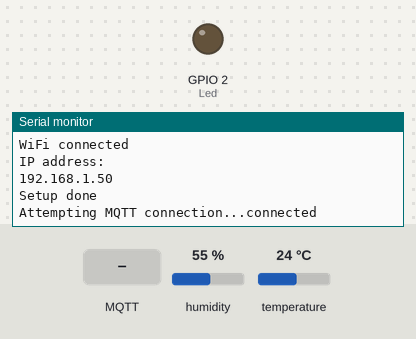
A sketch run on a simulated ESP32. Parts: output pins drawn as LEDs (lit = HIGH), the last lines printed to the serial monitor. The inputs (shaded band) are chosen by the test bench; at power-on: humidity 55 %, temperature 24 °C. WiFi joins after 1.5 s; servers stay silent unless stated; no MQTT or app messages arrive unless stated.

Above: at 4.2 s.
4.3 s: MQTT message "on" arrives on the first subscribed topic
At 13.6 s:
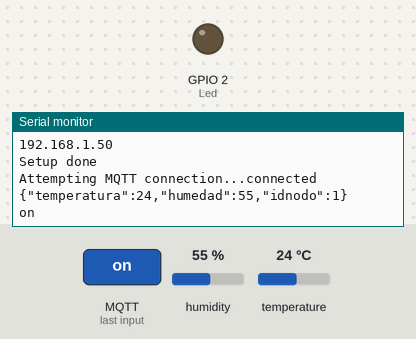
14.5 s: MQTT message "off" arrives on the first subscribed topic
At 24.5 s:
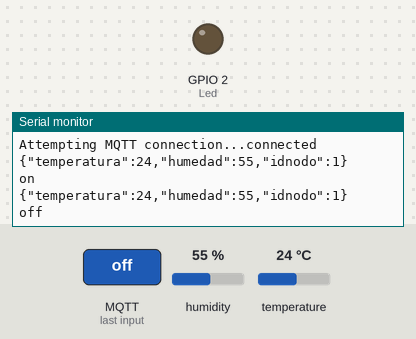

The sketch:

agrosense-iot.ino
```cpp
// Librerías
#include <ArduinoJson.h>
#include <WiFi.h>
#include <PubSubClient.h>
#include <DHT.h>


// MQTT Setup
#define mqttUser "" //Agregar aquí el token generado por Ubidots
#define mqttPass ""
#define mqttPort 1883
// MQTT Led test
#define Led 2

// Sensor DHT11 Config
#define DHTPIN 27
#define DHTTYPE DHT11

// Configuración Temperatura con DHT11
DHT dht(DHTPIN, DHTTYPE);

// Configuración WiFi. Agregar credenciales de conexión.
const char* ssid = "";
const char* password = "";

// Configuración broker
char mqttBroker[] = "industrial.api.ubidots.com";  //ip del servidor donde se encuentra el broker
char mqttClientId[] = "espdavv";                   //cualquier nombre
// Topic de Ubidots (pub)
char inTopic1[] = "/v1.6/devices/device1"; //Cambiar "device1" por el nombre del dispositivo de Ubidots al que se desea publicar.
// Sub
char inTopic2[] = "proyecto/topico2";

// Config WiFi client
WiFiClient BClient;
PubSubClient client(BClient);

void setup() {
  Serial.begin(9600);

  // Pins config
  pinMode(Led, OUTPUT);

  // Función WiFi. Comentar / Descomentar para no conectarse o conectarse.
  setup_wifi();

  // Configuración mqtt Comentar / Descomentar para no conectarse o conectarse.
  client.setServer(mqttBroker, mqttPort);
  client.setCallback(callback);
  Serial.println("Setup done");
  delay(1500);

  // Config DHT11
  dht.begin();
}

void loop() {
  // Comentar / Descomentar para MQTT
  if (!client.connected()) {
    reconnect();
  }
  client.loop();

  // USAR ESTE DELAY
  delay(10000);

  // Temperatura
  float celsius = dht.readTemperature();

  // Humedad
  float humedad = dht.readHumidity();

  // Creación e inicialización del JSON que se enviará por MQTT a Ubidots
  String json;
  DynamicJsonDocument doc(1024);
  doc["temperatura"] = celsius;
  doc["humedad"] = humedad;
  doc["idnodo"] = 1;
  serializeJson(doc, json);

  //MQTT
  int lon = json.length() + 1;
  char datojson[lon];
  json.toCharArray(datojson, lon);
  // Comentar / Descomentar para MQTT
  client.publish(inTopic1, datojson);

  // Impresión de JSON.
  Serial.println(json);
}

// Función de conexión WiFi ESP32
void setup_wifi() {
  delay(10);
  // We start by connecting to a WiFi network
  Serial.println();
  Serial.print("Connecting to ");
  Serial.println(ssid);
  WiFi.begin(ssid, password);
  while (WiFi.status() != WL_CONNECTED) {
    delay(500);
    Serial.print(".");
  }
  Serial.println("");
  Serial.println("WiFi connected");
  Serial.println("IP address: ");
  Serial.println(WiFi.localIP());
}

// Función Callback MQTT
void callback(char* topic, byte* payload, unsigned int length) {
  String json = String((char*)payload);
  Serial.println(json);
  StaticJsonDocument<300> doc;
  DeserializationError error = deserializeJson(doc, json);
  if (error) { return; }
  int estado = doc["estado"];
  Serial.println(estado);
  if (estado == 1) {
    digitalWrite(Led, HIGH);
  } else {
    digitalWrite(Led, LOW);
  }
}

// Función conexión MQTT
void reconnect() {
  // Loop until we're reconnected
  while (!client.connected()) {
    Serial.print("Attempting MQTT connection...");
    // Attempt to connect
    if (client.connect(mqttClientId, mqttUser, mqttPass)) {
      Serial.println("connected");
      client.subscribe(inTopic2);
    } else {
      Serial.print("failed, rc=");
      Serial.print(client.state());
      Serial.println(" try again in 5 seconds");
      // Wait 5 seconds before retrying
      delay(5000);
    }
  }
}
```

Measured:
- after the input at 4.3 s, the serial monitor: prints a new line after 8.8 s (image 1)
- after the input at 14.5 s, the serial monitor: prints a new line after 8.6 s (image 2)
